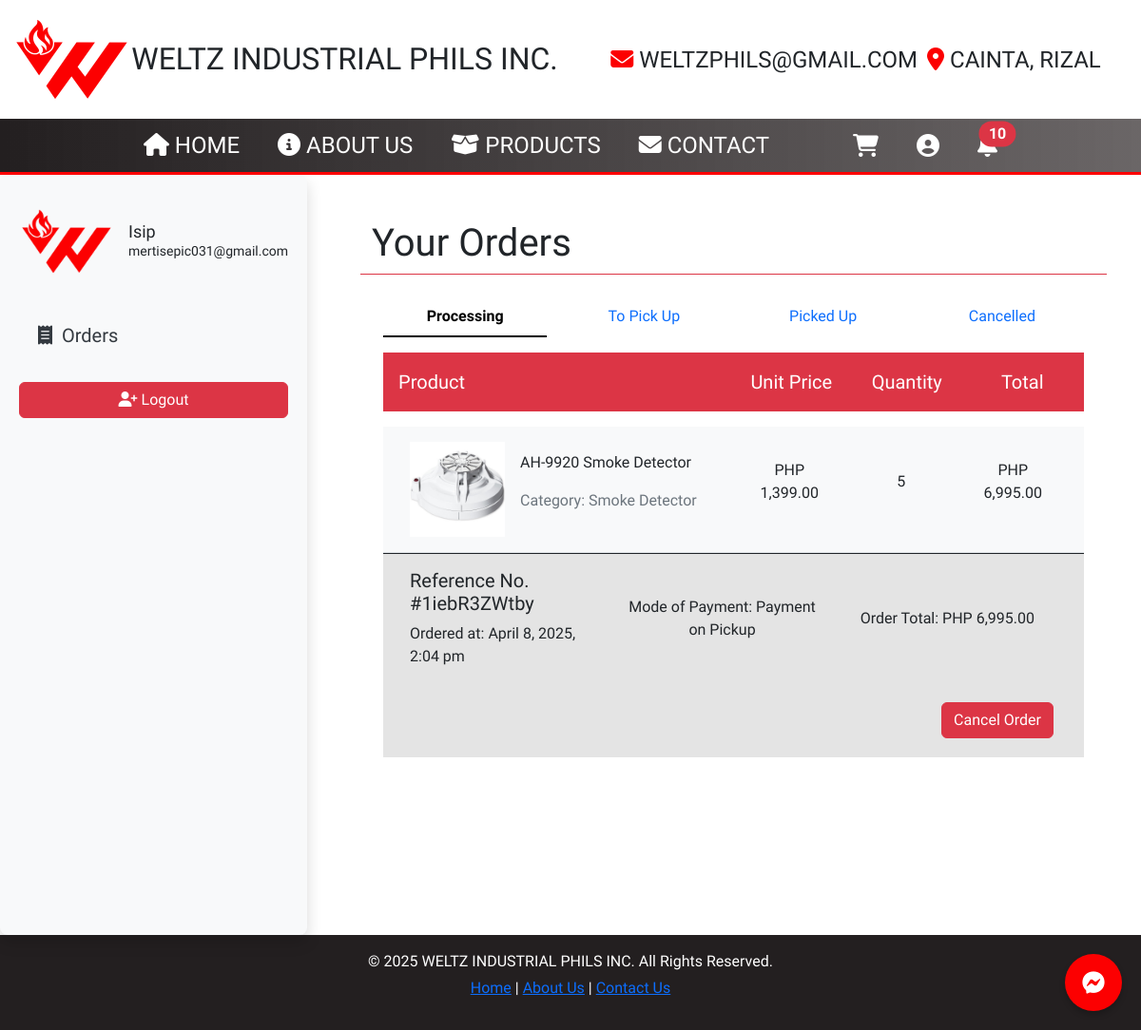
Page /src/Home.php?page=userProfile (signed in) on the committed database.
### tables this page shows
CREATE TABLE `orders_tbl` (
  `orderID` int(11) NOT NULL AUTO_INCREMENT,
  `referenceNum` varchar(11) NOT NULL,
  `userID` int(11) DEFAULT NULL,
  `totalAmount` decimal(10,2) DEFAULT NULL,
  `mopID` int(11) DEFAULT NULL,
  `statusID` int(11) DEFAULT NULL,
  `orderReceipt` text DEFAULT NULL,
  `toReceive` datetime DEFAULT NULL,
  `receivedAt` datetime DEFAULT NULL,
  `cancelledAt` datetime DEFAULT NULL,
  `createdAt` datetime NOT NULL DEFAULT current_timestamp(),
  `updatedAt` datetime NOT NULL DEFAULT current_timestamp(),
  PRIMARY KEY (`orderID`) USING BTREE,
  KEY `orderMopFK` (`mopID`),
  KEY `orderStatusFK` (`statusID`),
  KEY `orderUserFK` (`userID`),
  CONSTRAINT `orderMopFK` FOREIGN KEY (`mopID`) REFERENCES `modes_of_payment_tbl` (`mopID`) ON DELETE SET NULL ON UPDATE NO ACTION,
  CONSTRAINT `orderStatusFK` FOREIGN KEY (`statusID`) REFERENCES `statuses_tbl` (`statusID`) ON DELETE SET NULL ON UPDATE NO ACTION,
  CONSTRAINT `orderUserFK` FOREIGN KEY (`userID`) REFERENCES `users_tbl` (`userID`) ON DELETE SET NULL ON UPDATE NO ACTION
);

CREATE TABLE `products_tbl` (
  `productID` int(11) NOT NULL AUTO_INCREMENT,
  `userID` int(11) DEFAULT NULL,
  `productName` varchar(50) NOT NULL,
  `productIMG` varchar(100) NOT NULL,
  `categoryID` int(11) DEFAULT NULL,
  `productDesc` text NOT NULL,
  `productPrice` decimal(10,2) NOT NULL DEFAULT 0.00,
  `inStock` int(11) NOT NULL DEFAULT 0,
  `prodSold` int(11) NOT NULL DEFAULT 0,
  `statusID` int(11) NOT NULL DEFAULT 5,
  `createdAt` datetime NOT NULL DEFAULT current_timestamp(),
  `updatedAt` datetime NOT NULL DEFAULT current_timestamp(),
  PRIMARY KEY (`productID`),
  UNIQUE KEY `productName` (`productName`),
  KEY `productCategoryFK` (`categoryID`) USING BTREE,
  KEY `productUserFK` (`userID`),
  KEY `productStatusFK` (`statusID`) USING BTREE,
  CONSTRAINT `productCategoryFK` FOREIGN KEY (`categoryID`) REFERENCES `categories_tbl` (`categoryID`) ON DELETE SET NULL ON UPDATE NO ACTION,
  CONSTRAINT `productStatusFK` FOREIGN KEY (`statusID`) REFERENCES `statuses_tbl` (`statusID`) ON DELETE NO ACTION ON UPDATE NO ACTION,
  CONSTRAINT `productsUserFK` FOREIGN KEY (`userID`) REFERENCES `users_tbl` (`userID`) ON DELETE SET NULL ON UPDATE NO ACTION
);

CREATE TABLE `categories_tbl` (
  `categoryID` int(11) NOT NULL AUTO_INCREMENT,
  `categoryName` varchar(50) NOT NULL,
  `createdAt` datetime NOT NULL DEFAULT current_timestamp(),
  `updatedAt` datetime NOT NULL DEFAULT current_timestamp(),
  PRIMARY KEY (`categoryID`),
  UNIQUE KEY `categoryName` (`categoryName`)
);

CREATE TABLE `order_items_tbl` (
  `orderItemID` int(11) NOT NULL AUTO_INCREMENT,
  `orderID` int(11) DEFAULT NULL,
  `productID` int(11) DEFAULT NULL,
  `orderItemQuantity` int(11) NOT NULL DEFAULT 0,
  `orderItemTotal` decimal(10,2) NOT NULL DEFAULT 0.00,
  `orderReceipt` text DEFAULT NULL,
  `createdAt` datetime NOT NULL DEFAULT current_timestamp(),
  PRIMARY KEY (`orderItemID`),
  KEY `orderItemOrderFK` (`orderID`),
  KEY `orderItemProductFK` (`productID`),
  CONSTRAINT `orderItemOrderFK` FOREIGN KEY (`orderID`) REFERENCES `orders_tbl` (`orderID`) ON DELETE SET NULL ON UPDATE NO ACTION,
  CONSTRAINT `orderItemProductFK` FOREIGN KEY (`productID`) REFERENCES `products_tbl` (`productID`) ON DELETE SET NULL ON UPDATE NO ACTION
);

CREATE TABLE `modes_of_payment_tbl` (
  `mopID` int(11) NOT NULL AUTO_INCREMENT,
  `mopName` varchar(50) NOT NULL,
  `createdAt` datetime NOT NULL DEFAULT current_timestamp(),
  `updatedAt` datetime NOT NULL DEFAULT current_timestamp(),
  PRIMARY KEY (`mopID`),
  UNIQUE KEY `mopName` (`mopName`)
);

### src/customerPages/userOrders.php (the view, shortened to what this page needs)
<div class="row mb-4 border-bottom border-danger">
    <div class="col-md-9">
        <h1 class="fs-1">Your Orders</h1>
    </div>
</div>
<div class="container mt-4">
    <ul class="nav nav-underline nav-justified" id="myTabs" role="tablist">
        <li class="nav-item" role="presentation">
            <button class="nav-link active" id="processing-tab" data-bs-toggle="tab" data-bs-target="#processing" type="button" role="tab">Processing</button>
        </li>
        <li class="nav-item" role="presentation">
            <button class="nav-link" id="to-pick-up-tab" data-bs-toggle="tab" data-bs-target="#to-pick-up" type="button" role="tab">To Pick Up</button>
        </li>
        <li class="nav-item" role="presentation">
            <button class="nav-link" id="picked-up-tab" data-bs-toggle="tab" data-bs-target="#picked-up" type="button" role="tab">Picked Up</button>
        </li>
        <li class="nav-item" role="presentation">
            <button class="nav-link" id="cancelled-tab" data-bs-toggle="tab" data-bs-target="#cancelled" type="button" role="tab">Cancelled</button>
        </li>
    </ul>
    <div class="tab-content mt-3" id="myTabContent">
        <div class="tab-pane fade show active" id="processing" role="tabpanel">
            <div class="cart-header bg-danger text-white mb-3">
                <div class="row align-items-center p-3">
                    <div class="col-lg-6">
                        <p class="fs-5 mb-0">Product</p>
                    </div>
                    <div class="col-lg-2 text-center">
                        <p class="fs-5 mb-0">Unit Price</p>
                    </div>
                    <div class="col-lg-2 text-center">
                        <p class="fs-5 mb-0">Quantity</p>
                    </div>
                    <div class="col-lg-2 text-center">
                        <p class="fs-5 mb-0">Total</p>
                    </div>
                </div>
            </div>
            <?php
            require 'weltz_dbconnect.php';
            $userID = $_SESSION['userID'];
            $statusID = 1;
            $query = "
            SELECT o.orderID, o.referenceNum, o.totalAmount, m.mopName, oi.productID,
                oi.orderItemQuantity, oi.orderItemTotal, p.productName, cat.categoryName, p.productIMG, o.createdAt
            FROM orders_tbl o
            JOIN order_items_tbl oi ON o.orderID = oi.orderID
            JOIN products_tbl p ON oi.productID = p.productID
            JOIN modes_of_payment_tbl m ON o.mopID = m.mopID
            JOIN categories_tbl cat ON p.categoryID = cat.categoryID
            WHERE o.userID = ? AND o.statusID = ?
            ORDER BY o.createdAt DESC";
            $stmt = $conn->prepare($query);
            $stmt->bind_param("ii", $userID, $statusID);
            $stmt->execute();
            $result = $stmt->get_result();
            $orders = [];
            while ($row = $result->fetch_assoc()) {
                $orders[$row['orderID']]['referenceNum'] = $row['referenceNum'];
                $orders[$row['orderID']]['totalAmount'] = $row['totalAmount'];
                $orders[$row['orderID']]['mopName'] = $row['mopName'];
                $orders[$row['orderID']]['createdAt'] = date("F j, Y, g:i a", strtotime($row['createdAt']));
                $orders[$row['orderID']]['items'][] = [
                    'productName' => $row['productName'],
                    'category' => $row['categoryName'],
                    'imageURL' => $row['productIMG'] ?? 'https://via.placeholder.com/50',
                    'unitPrice' => number_format($row['orderItemTotal'] / $row['orderItemQuantity'], 2),
                    'quantity' => $row['orderItemQuantity'],
                    'totalPrice' => number_format($row['orderItemTotal'], 2)
                ];
            }
            if (empty($orders)): ?>
                <p class="text-center">You have no orders being processed yet.</p>
            <?php else: ?>
                <?php foreach ($orders as $orderID => $order): ?>
                    <div class="order-details bg-light mb-5" id="order-<?= htmlspecialchars($order['referenceNum']) ?>">
                        <?php foreach ($order['items'] as $item): ?>
                            <div class="order-item row align-items-center p-3 m-0 border-bottom border-gray">
                                <div class="col-lg-6 d-flex">
                                    <img src="<?= htmlspecialchars($item['imageURL']) ?>" alt="Product Image" class="me-3" style="width: 100px;">
                                    <div class="d-flex flex-column justify-content-center">
                                        <p><?= htmlspecialchars($item['productName']) ?></p>
                                        <p class="text-secondary">Category: <?= htmlspecialchars($item['category']) ?></p>
                                    </div>
                                </div>
                                <div class="col-lg-2 text-center">
                                    <p class="unit-price">PHP <?= $item['unitPrice'] ?></p>
                                </div>
                                <div class="col-lg-2 text-center">
                                    <p class="quantity"><?= $item['quantity'] ?></p>
                                </div>
                                <div class="col-lg-2 text-center">
                                    <p class="total-price">PHP <?= $item['totalPrice'] ?></p>
                                </div>
                            </div>
                        <?php endforeach; ?>
                        <div class="order-footer row align-items-center p-3 m-0 border-top border-dark">
                            <div class="row align-items-center mb-3">
                                <div class="col-lg-4">
                                    <h5 class="refNum">Reference No. #<?= htmlspecialchars($order['referenceNum']) ?></h5>
                                    <p class="ordered-at">Ordered at: <?= htmlspecialchars($order['createdAt']) ?></p>
                                </div>
                                <div class="col-lg-4 text-center">
                                    <p class="mop">Mode of Payment: <?= htmlspecialchars($order['mopName']) ?></p>
                                </div>
                                <div class="col-lg-4 text-end">
                                    <p class="order-total"><strong>Order Total: PHP <?= number_format($order['totalAmount'], 2) ?></strong></p>
                                </div>
                            </div>
                            <div class="row p-1 m-0 d-flex justify-content-end">
                                <div class="col-lg-6">
                                </div>
                                <div class="col-lg-6 text-end">
                                    <button class="btn btn-danger cancel-order-btn" data-bs-toggle="modal" data-bs-target="#cancelOrderModal" data-order-id="<?= $orderID ?>">Cancel Order</button>
                                </div>
                            </div>
                        </div>
                    </div>
                <?php endforeach; ?>
            <?php endif; ?>
        </div>
    </div>
</div>
</div>

### src/styles.css (style rules this page uses)
* { padding: 0; margin: 0; font-family: "Oswald", sans-serif; font-family: "Oswald", sans-serif; font-optical-sizing: auto; font-weight: 300; font-style: normal; }
html { scroll-behavior: smooth; }
body { background-color: white; color: #231f20; }
.order-footer { background-color: #e4e4e4; }

### rows in the picture
orders_tbl: products_tbl.productIMG (picture), products_tbl.productName "AH-9920 Smoke Detector", categories_tbl.categoryName "Smoke Detector", unitPrice "1,399.00", order_items_tbl.orderItemQuantity "5", totalPrice "6,995.00", referenceNum "1iebR3ZWtby", createdAt "April 8, 2025, 2:04 pm", mopID.mopName "Payment on Pickup", totalAmount "6,995.00"

### other values in the picture
$unreadCount "10"
$_SESSION['username'] "Isip"
$_SESSION['email'] "mertisepic031@gmail.com"
